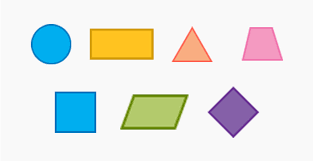
#> input picture shapes.png, 313 x 161 px, found by its file name
$ python 'object detection.py'
#> lines starting #> are read from the running program, lines starting #| are printed output that depends on the picture; after the words box and inside, x2 and y2 are one past the last pixel; in counts of white or black regions, pixels touching at a corner belong together
import cv2
import numpy as np
def getcontours(img):
    contours,hierarchy=cv2.findContours(img,cv2.RETR_EXTERNAL,cv2.CHAIN_APPROX_NONE)
    for cnt in contours:
        area=cv2.contourArea(cnt)
        print(area)
        cv2.drawContours(imgcontour,cnt,-1,(255,0,0),2)
        if area>500:
            cv2.drawContours(imgcontour,cnt,-1,(255,0,0),2)
        peri=cv2.arcLength(cnt,True)
        print(peri)
        approx=cv2.approxPolyDP(cnt,0.02*peri,True)
        print(len(approx))
        objcor=len(approx)
        x,y,w,h=cv2.boundingRect(approx)
        if objcor==3:objtype="TRi"
        elif objcor==4:
            aspratio=w/float(h)
            if aspratio>0.95 and aspratio<1.05: objtype="square"
            else:objtype="Reactangle"
        elif objcor>4: objtype="circle"
        else:objtype="none"
        cv2.rectangle(imgcontour,(x,y),(x+w,y+h),(0,255,0),2)
        cv2.putText(imgcontour,objtype,(x+(w//2)-10,y+(h//2)-10),cv2.FONT_HERSHEY_COMPLEX,0.4,(0,0,0),2)


path="C:/Users/KIIT/Desktop/opencv/shapes.png"
img=cv2.imread(path)
#> img is the input picture: shape (161, 313, 3); mean B, G, R 227.3, 231.2, 227.4
imgcontour=img.copy()


imggray=cv2.cvtColor(img,cv2.COLOR_BGR2GRAY)
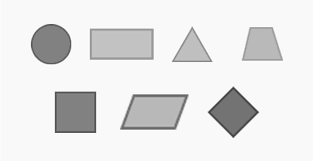
#> imggray: shape (161, 313); min 61, max 254, mean 229.5
imgblur=cv2.GaussianBlur(imggray,(7,7),1)
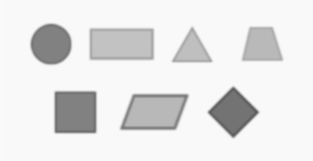
#> imgblur: shape (161, 313); min 91, max 250, mean 229.5
imgcanny=cv2.Canny(imgblur,50,50)
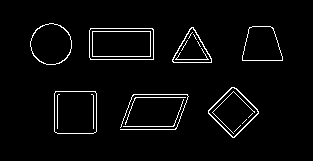
#> imgcanny: shape (161, 313); 3.4% white in thin lines or dots, all inside (x1, y1, x2, y2) = (30, 23, 283, 138)
imgstack=np.hstack((imggray,imgblur))
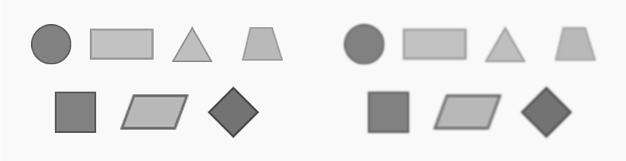
#> imgstack: shape (161, 626); min 61, max 254, mean 229.5
getcontours(imgcanny)
#> in getcontours, `contours,hierarchy=cv2.findContours(img,cv2.RETR_EXTERNAL,cv2.CHAIN_AP..`: contours = 9 contours, 3 with area under 20; largest, box (x1, y1, x2, y2) and area: (89, 28, 154, 60) 1980, (54, 91, 97, 134) 1755, (208, 87, 259, 138) 1393, (30, 23, 72, 65) 1322, (242, 26, 283, 61) 1092, (172, 27, 212, 63) 786
#> the loop in getcontours, `for cnt in contours:` made 9 passes
#> (area, peri, approx, objcor, x, y, w, h) on passes 4, 5, 6, 8: (1755, 164.5, [[55, 91], [54, 131], [95, 132], [95, 91]], 4, 54, 91, 42, 42), (1393, 144.9, [[231, 87], [208, 113], [234, 137], [258, 111]], 4, 208, 87, 51, 51), (1980.5, 188.2, [[89, 30], [90, 59], [153, 59], [152, 28]], 4, 89, 28, 65, 32), (1092.5, 136.9, [[249, 27], [242, 60], [282, 60], [273, 28]], 4, 242, 27, 41, 34)
#> (area, peri, approx, objcor, x, y, w, h) on pass 7: (786, 125.7, [[191, 27], [172, 61], [211, 62]], 3, 172, 27, 40, 36)
#> (printed output is left out)
#> after the loop in getcontours, `for cnt in contours:`:
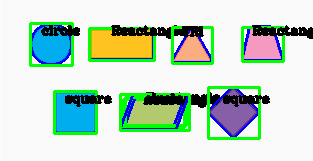
#> imgcontour: shape (161, 313, 3); 15.93% of pixels changed, all inside (x1, y1, x2, y2) = (29, 22, 313, 140)


# [5 lines of commented-out code are left out]
cv2.imshow("naya",imgcontour)
cv2.waitKey(0)
